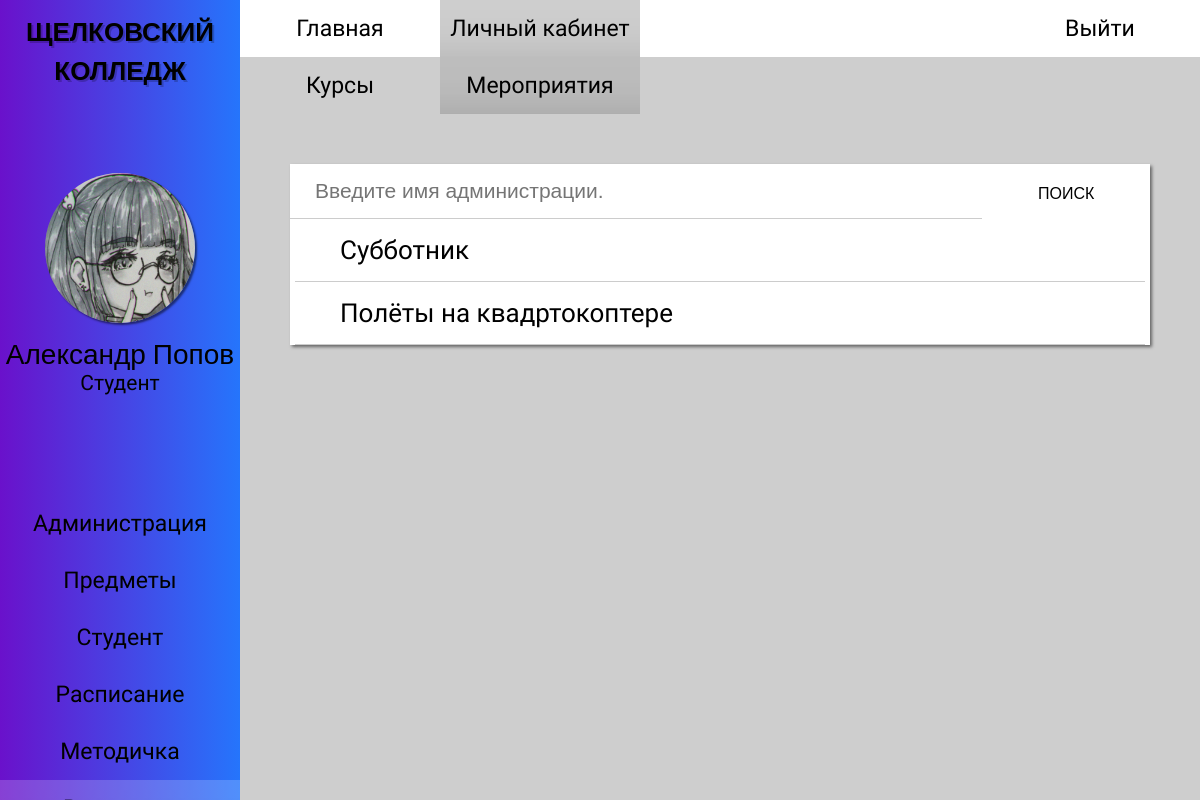
Page /vneurochka_meropriyatia.php (signed in) on the committed database.
### tables this page shows
CREATE TABLE `students` (
  `id_student` int(11) NOT NULL,
  `fio` varchar(50) NOT NULL,
  `id_group` int(11) NOT NULL,
  `date_of_birth` date NOT NULL,
  `phone_number` int(11) NOT NULL,
  `address` varchar(50) NOT NULL,
  `email` varchar(50) NOT NULL,
  `password` varchar(25) NOT NULL,
  `form_study` varchar(10) NOT NULL,
  `number_of_studencheskly` int(11) NOT NULL,
  `phone_numder_parents` varchar(15) NOT NULL,
  `f.i.o_parents` varchar(50) NOT NULL,
  `id_role` int(11) NOT NULL
);

CREATE TABLE `roles` (
  `id_role` int(11) NOT NULL,
  `name_role` varchar(50) NOT NULL
);

CREATE TABLE `events` (
  `id_event` int(11) NOT NULL,
  `name_of_event` varchar(50) NOT NULL,
  `place` varchar(55) NOT NULL,
  `date` date NOT NULL,
  `duration` int(11) NOT NULL,
  `id_teacher` int(11) NOT NULL
);

### vneurochka_meropriyatia.php (the view, shortened to what this page needs)
<?
require_once 'php/connection.php';
$query_event_list = "SELECT id_event, name_of_event FROM events ";
$result_event_list = mysqli_query($link, $query_event_list);
$user_id = $_SESSION['id_user'];
$query_user_info = "SELECT fio, name_role FROM students, roles WHERE students.id_role = roles.id_role AND id_student = '$user_id'";
$result_user_info = mysqli_query($link, $query_user_info);
$data_user_info = mysqli_fetch_row($result_user_info);
$user_fio = $data_user_info[0];
$user_fio = explode(' ', $user_fio);
?>
<!DOCTYPE html>
<html>
<head>
    <link rel="stylesheet" href="styles/style_admin.css">
    <link rel="stylesheet" href="styles/contents/style_vneurochka_meropriyatia.css">
    <link rel="stylesheet" href="styles/style_adaptability.css">
</head>
<body>
    <div id="main-wrapper">
        <div id="wrapper-one">
            <div id="side-bar">
                <div class="hm-logo">
                    <h2> <a href="index.php"> ЩЕЛКОВСКИЙ <br> КОЛЛЕДЖ </a> </h2>
                </div>
                <div class="sb-profile">
                    <img src="images/avatar.jpg">
                    <? echo " <p class='sb-name'> $user_fio[1] $user_fio[0] </p>"; ?>
                    <? echo "<p class='sb-role'> $data_user_info[1] </p>"; ?>
                </div>
                <div class="sb-menu">
                    <ul>
                        <li> <a href="administration.php"> Администрация </a> </li>
                        <li> <a href="subject.php"> Предметы </a> </li>
                        <li> <a href="student_you.php"> Студент </a> </li>
                        <li> <a href="schedule.php"> Расписание </a> </li>
                        <li> <a href="metodichka.php"> Методичка </a> </li>
                        <li> <a href="vneurochka.php" id="sb-menu_active"> Внеурочка </a> </li>
                    </ul>
                </div>
            </div>
        </div>
        <div id="wrapper-two">
            <div id="header-menu">
                <div class="hm-menu">
                    <ul>
                        <li> <a href="index.php"> Главная </a> </li>
                        <li> <a href="student_you.php" id="hm-menu_active"> Личный кабинет</a> </li>
                    </ul>
                </div>
                <div class="hm-login">
                    <a href="php/logout.php"> Выйти </a>
                </div>
            </div>
            <div id="nav-menu">
                <ul>
                    <li> <a href="vneurochka.php"> Курсы </a> </li>
                    <li> <a href="vneurochka_meropriyatia.php" id="nav-menu_active"> Мероприятия </a> </li>
                </ul>
            </div>
            <div id="content">
                <div class="items">
                    <form id="search-form" method="GET">
                        <div class="s-b">
                            <input id="enter" type="text" placeholder="Введите имя администрации." value="" name="search-field">
                            <input id="search" type="submit" value="ПОИСК" name="search-button">
                        </div>
                    </form>
                    <form method="GET" action="vneurochka_meropriyatia_profile.php">
                        <?
                        while ($data_event_list = mysqli_fetch_row($result_event_list))
                        {
                            echo "<p class='text-p'> $data_event_list[1] <input class='p-button' type='submit' name='id' value='$data_event_list[0]'> </p>";
                            echo "<hr>";
                        }
                        ?>
                    </form>
                </div>
            </div>
        </div>
    </div>
</body>
</html>

### styles/style_admin.css (style rules this page uses)
* { box-sizing: border-box; margin: 0; padding: 0; }
html, head, body, #main-wrapper { font-family: "PT Sans Narrow", sans-serif, "Roboto", sans-serif, "Oswald", sans-serif; overflow-y: hidden; height: 100% !important; min-height: 100%; background-color: #CECECE; }
#wrapper-one { float: left; width: 20%; min-height: 100%; }
#wrapper-two { float: right; overflow-y: scroll; width: 80%; min-height: 100%; }
#wrapper-one { position: relative; z-index: 15; float: left; overflow: hidden; overflow: scroll; width: 20%; height: 100%; background-image: linear-gradient(to right, #6A11CB 0%, #2575FC 100%); -ms-overflow-style: none; scrollbar-width: none; }
.hm-logo h2 { font-family: "Oswald", sans-serif; font-size: 26px; padding: 10px 0; text-align: center; text-shadow: 2px 2px 0 rgba(0,0,0,0.2); }
.sb-profile img { display: block; width: 150px; height: 150px; margin: 75px auto 15px auto; border-radius: 100%; box-shadow: 2px 2px 2px 0 rgba(0,0,0,0.5); }
.sb-profile .sb-name { font-family: "Roboto", sans-serif; font-size: 28px; text-align: center; }
.sb-profile .sb-role { font-size: 21px; text-align: center; }
.sb-menu { display: flex; flex-direction: column; padding: 100px 0; }
.sb-menu ul { display: flex; flex-direction: column; width: 100%; list-style-type: none; }
.sb-menu a { font-size: 23px; display: block; width: 100%; padding: 15px 0 15px 0; transition: 0.3s linear; text-align: center; text-decoration: none; color: black; }
.sb-menu a:hover, #sb-menu_active { transition: 0.2s linear; background-color: rgba(255,255,255,0.2); box-shadow: 0 -75px 85px -130px rgba(0,0,0,0.85) inset; }
#header-menu { display: flex; background-color: white; flex-wrap: wrap; }
.hm-menu { display: flex; flex-wrap: wrap; }
.hm-menu ul { display: flex; width: 100%; list-style-type: none; flex-wrap: wrap; }
.hm-menu a { font-size: 23px; display: block; width: 100%; min-width: 200px; padding: 15px 0 15px 0; transition: 0.3s linear; text-align: center; text-decoration: none; color: black; }
.hm-menu a:hover, #hm-menu_active { transition: 0.2s linear; background-color: #CECECE; box-shadow: 0 -75px 85px -130px rgba(0,0,0,0.85) inset; }
.hm-login { margin-left: auto; }
.hm-login a { font-size: 23px; display: block; min-width: 200px; padding: 15px 0 15px 0; transition: 0.3s linear; text-align: center; text-decoration: none; color: black; background-color: white; }
.hm-logo a { text-decoration: none; color: black; }
#nav-menu { display: flex; background-color: #CECECE; flex-wrap: wrap; }
#nav-menu ul { font-size: 23px; display: flex; width: 100%; list-style-type: none; flex-wrap: wrap; }
#nav-menu a { display: block; width: 100%; min-width: 200px; padding: 15px 0 15px 0; transition: 0.3s linear; text-align: center; text-decoration: none; color: black; }
#nav-menu a:hover, #nav-menu_active { transition: 0.2s linear; background-color: #BDBDBD; box-shadow: 0 -75px 85px -130px rgba(0,0,0,0.85) inset; }
#content { padding: 50px; }
.text-p { font-size: 26px; position: relative; width: 100%; padding: 16px 0px; transition: 0.2s linear; text-indent: 50px; }
.s-b { display: flex; }
.s-b input { flex-grow: 1; }

### styles/contents/style_vneurochka_meropriyatia.css (style rules this page uses)
#enter { font-size: 21px; width: 80%; height: 55px; text-indent: 25px; border: none; border-bottom: 1px solid rgba(0,0,0,0.2); }
#search { font-family: "Oswald", sans-serif; font-size: 16px; float: right; width: 19%; height: 55px; transition: 0.2s linear; text-align: center; border: none; background-color: white; }
#content hr { margin: 0 5px; border: 0; border-bottom: 1px solid #CCCCCC; background: #999999; }
#content .items { background-color: white; box-shadow: 2px 2px 3px 0 rgba(0,0,0,0.5); }
#content .items p { margin: 0 auto; }

### styles/style_adaptability.css (style rules this page uses)
#main-wrapper { min-width: 800px; }
@media screen and (max-width: 1210px) { .hm-logo { width: 100%; } }
@media screen and (max-width: 1210px) { .hm-menu { align-items: center; justify-content: center; } }

### rows in the picture
students: fio "Александр", fio "Попов", id_role.name_role "Студент"
events: name_of_event "Субботник"
events: name_of_event "Полёты на квадртокоптере"
